Frame 1 (no input): blank canvas, image omitted
Frame 60 (the mouse pressed at the canvas centre just before this capture): blank canvas, image omitted
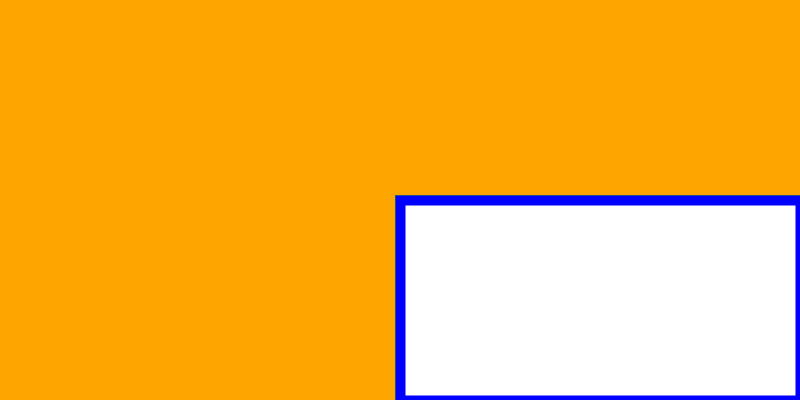
Frame 120 (the mouse held since frame 60 and released just before this capture)

The Processing sketch whose frames 1 and 60 were blank and that drew this single picture after the mouse press (run headless with seeded random() and noise(); from frame 60 on, the mouse is pressed at the canvas centre):

// Processing sketch: processing_6300
// ── processing_6300.pde

/**
Kindergarden Boad weeeeee! :D
My creativty is beter than yours.
 */
 
int x= pmouseX; 
int y= mouseY; 
int x1= pmouseX; 
int y2= mouseY; 
int r=255;
int g=0;
int b=0;


void setup() 
{
  size(800, 400);
  background(255,165,0);
  stroke(102);
  smooth();
  strokeWeight(10);
}

void draw() {
  stroke(r,g,b);
  
  //line
  if(mousePressed) {
  rect(mouseX, mouseY, pmouseX, pmouseY);
  }

  //color
  if ( r== 255 )
  {
    r=0;
    g=255;
  }
  else if (g == 255)
  {
    g=0;
    b= 255;
  }
    else if (b == 255)
  {
    b=0;
    r=255;
  }


}
